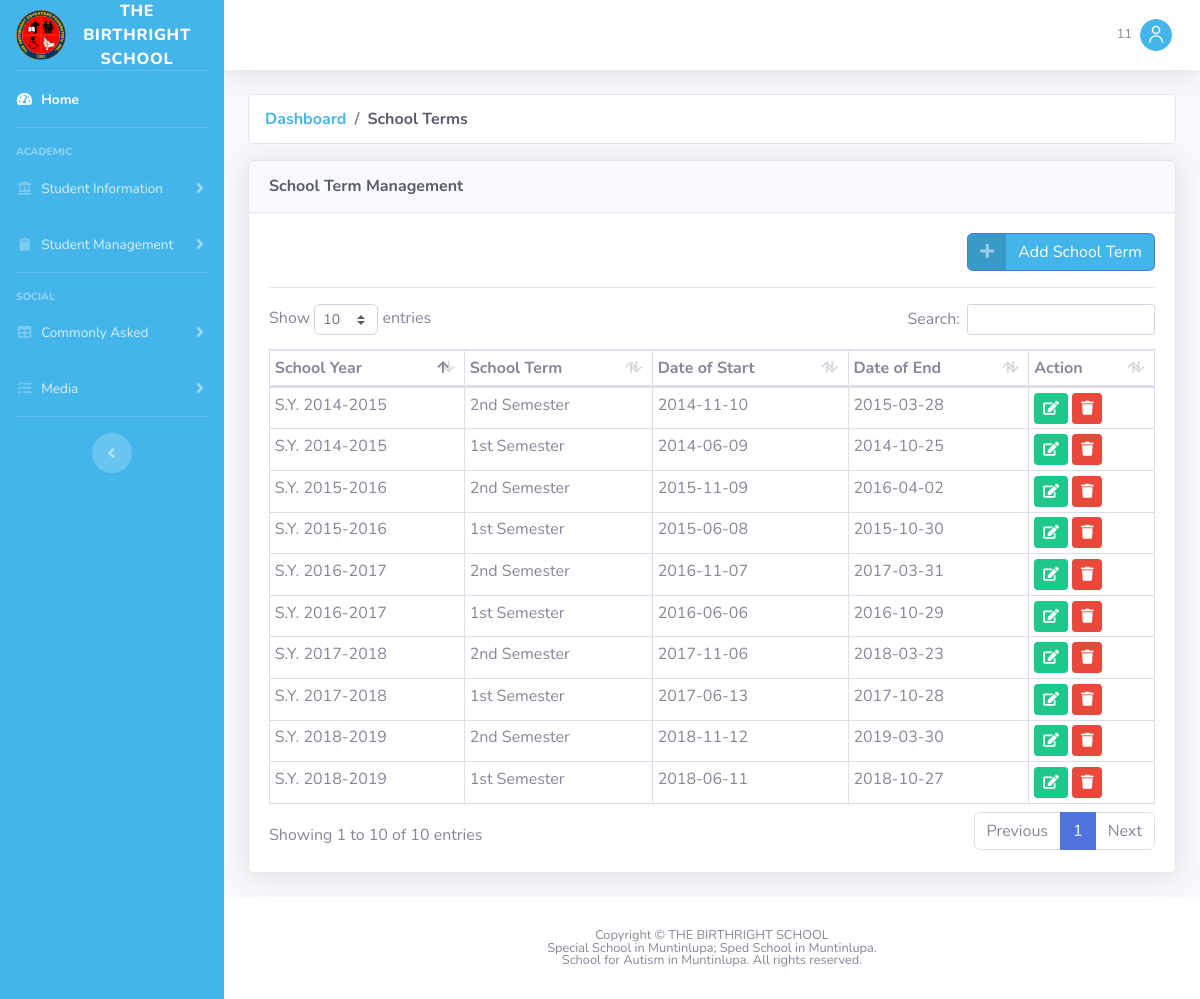
/schoolterms.php (signed in), run on the app's committed database.
### tables this page shows
CREATE TABLE `tblschoolterms` (
  `STermID` int(11) NOT NULL AUTO_INCREMENT,
  `SemesterID` int(11) DEFAULT NULL,
  `SchoolYear` varchar(50) DEFAULT NULL,
  `DateOfStart` date DEFAULT NULL,
  `DateOfEnd` date DEFAULT NULL,
  PRIMARY KEY (`STermID`),
  KEY `SemesterID` (`SemesterID`),
  CONSTRAINT `tblschoolterms_ibfk_1` FOREIGN KEY (`SemesterID`) REFERENCES `tblsemesters` (`SemesterID`) ON DELETE CASCADE
);

CREATE TABLE `tblsemesters` (
  `SemesterID` int(11) NOT NULL AUTO_INCREMENT,
  `Description` varchar(100) DEFAULT NULL,
  PRIMARY KEY (`SemesterID`)
);

### assets/config/database.php (called while the page is built, shortened)
<?php
	class Database {
		private $hostname = "";
		private $user = "";
		private $password = "";
		private $database = "";
		public $connection = NULL;
		public function __construct(){
			$config = parse_ini_file("settings.ini");
			$this->hostname = $config["HOSTNAME"];
			$this->user = $config["USER"];
			$this->password = $config["PASSWORD"];
			$this->database = $config["DATABASE"];
		}
		public function query($sql){
			$qryObj = array();
			try {
				if($qryObj["query"] = mysqli_query($this->connection, $sql)){
					if($qryObj["query"]){
						setResponse($qryObj, "OK", "Records Found!");
					} else {
						setResponse($qryObj, "ERROR", "No Records Found!");
					}
				} else {
					setResponse($qryObj, "ERROR", "[MYSQLI QUERY]: " . mysqli_error($this->connection) . PHP_EOL . "SQL QUERY: " . $sql);
				}
			} catch(Exception $e) {
				setResponse($qryObj, "ERROR", $e->getMessage());
			}
			return $qryObj;
		}
		public function get_query_result($sql){
			$qry = $this->query($sql);
			return $this->get_results($qry);
		}
		public function get_results($qry){
			$rows = array();
			$count = 0;
			if($qry["STATUS"] == "OK"){
				while($row = $qry["query"]->fetch_assoc())
					$rows[$count++] = $row;
			}
			return $rows;
		}
		private function open(){
			$this->connection = mysqli_connect($this->hostname, $this->user, $this->password, $this->database);
			$this->connection->set_charset('utf8');
		}
	}
?>

### schoolterms.php (the view, shortened to what this page needs)
<?php
	include_once("./web-page-parts/header.php");
	include_once("./web-page-parts/sidebar.php");
	include_once("./web-page-parts/topbar.php");
?>
		<div class="container-fluid">
			<nav aria-label="breadcrumb">
				<ol class="breadcrumb bg-white text-black border font-weight-bold">
					<li class="breadcrumb-item"><a href="./index.php">Dashboard</a></li>
					<li class="breadcrumb-item text-gray-800" aria-current="page">School Terms</li>
				</ol>
			</nav>
		  <div class="row">
			<div class="col-md-12">
				<div class="card shadow mb-4">
					<div class="card-header py-3">
					  <h6 class="m-0 font-weight-bold text-dark">School Term Management</h6>
					</div>
					<div class="card-body">
						<div class="row">
							<div class="col" align="right">
								<a class="btn btn-primary btn-icon-split" href="./addschoolterm.php">
									<span class="icon text-white-50">
									  <i class="fas fa-plus"></i>
									</span>
									<span class="text">Add School Term</span>
								</a>
							</div>
						</div>
						<hr/>
						<div class="row"><div class="col-md-12">
							<div class="table-responsive">
								<table class="table table-bordered table-hover table-sm data-table" style="width:100%">
								  <thead>
									<tr>
									  <th>School Year</th>
									  <th>School Term</th>
									  <th>Date of Start</th>
									  <th>Date of End</th>
									  <th>Action</th>
									</tr>
								  </thead>
								  <tbody>
									<?php
										include_once ("./assets/config/database.php");
										$DB = new Database();
										$SchoolTerms = $DB->get_query_result('
											SELECT A.*, B.Description AS Semester
											FROM tblSchoolTerms AS A
											LEFT JOIN tblSemesters AS B ON A.SemesterID=B.SemesterID;
										');
										for($i = 0; $i < count($SchoolTerms); $i++){
											echo '
												<tr>
													<td>' . $SchoolTerms[$i]["SchoolYear"] . '</td>
													<td>' . $SchoolTerms[$i]["Semester"] . '</td>
													<td>' . $SchoolTerms[$i]["DateOfStart"] . '</td>
													<td>' . $SchoolTerms[$i]["DateOfEnd"] . '</td>
													<td>
														<a class="btn btn-success btn-sm text-white" href="./editschoolterm.php?id=' . $SchoolTerms[$i]['STermID'] . '">
															<i class="fas fa-edit"></i>
														</a>
														<a class="btn btn-danger btn-sm text-white delete-school-term" href="./actions/deleteschoolterm.php?id=' . $SchoolTerms[$i]['STermID'] . '">
															<i class="fas fa-trash"></i>
														</a>
													</td>
												</tr>
											';
										}
									?>
								  </tbody>
								</table>
							</div>
						</div></div>
					</div>
				</div>
			</div>
		  </div>
        </div>
<?php
	include_once("./web-page-parts/footer.php");
?>

### data on the page
tblschoolterms: SchoolYear "S.Y. 2018-2019", SemesterID.Description "2nd Semester", DateOfStart "2018-11-12", DateOfEnd "2019-03-30"
tblschoolterms: SchoolYear "S.Y. 2018-2019", SemesterID.Description "1st Semester", DateOfStart "2018-06-11", DateOfEnd "2018-10-27"
tblschoolterms: SchoolYear "S.Y. 2017-2018", SemesterID.Description "2nd Semester", DateOfStart "2017-11-06", DateOfEnd "2018-03-23"
tblschoolterms: SchoolYear "S.Y. 2017-2018", SemesterID.Description "1st Semester", DateOfStart "2017-06-13", DateOfEnd "2017-10-28"
tblschoolterms: SchoolYear "S.Y. 2016-2017", SemesterID.Description "2nd Semester", DateOfStart "2016-11-07", DateOfEnd "2017-03-31"
tblschoolterms: SchoolYear "S.Y. 2016-2017", SemesterID.Description "1st Semester", DateOfStart "2016-06-06", DateOfEnd "2016-10-29"
tblschoolterms: SchoolYear "S.Y. 2015-2016", SemesterID.Description "2nd Semester", DateOfStart "2015-11-09", DateOfEnd "2016-04-02"
tblschoolterms: SchoolYear "S.Y. 2015-2016", SemesterID.Description "1st Semester", DateOfStart "2015-06-08", DateOfEnd "2015-10-30"
tblschoolterms: SchoolYear "S.Y. 2014-2015", SemesterID.Description "2nd Semester", DateOfStart "2014-11-10", DateOfEnd "2015-03-28"
tblschoolterms: SchoolYear "S.Y. 2014-2015", SemesterID.Description "1st Semester", DateOfStart "2014-06-09", DateOfEnd "2014-10-25"

### other printed values
$_SESSION['User'] "11"
